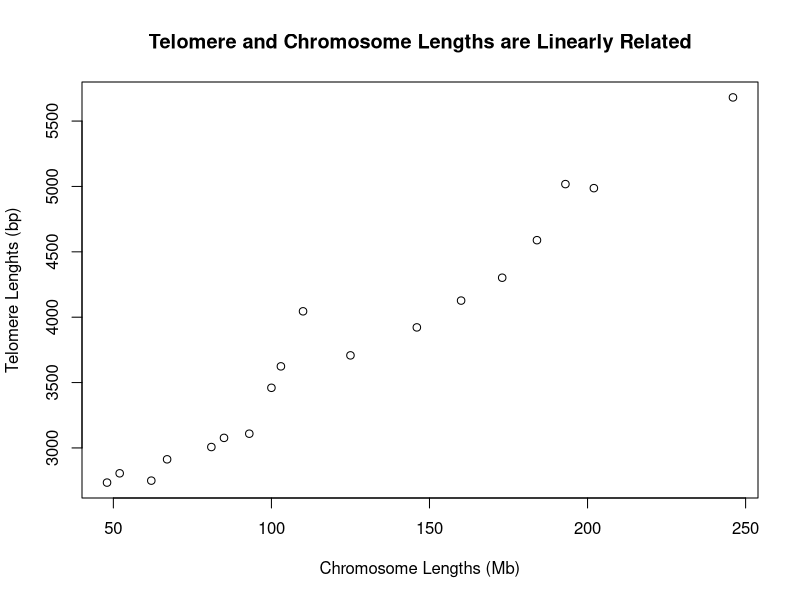
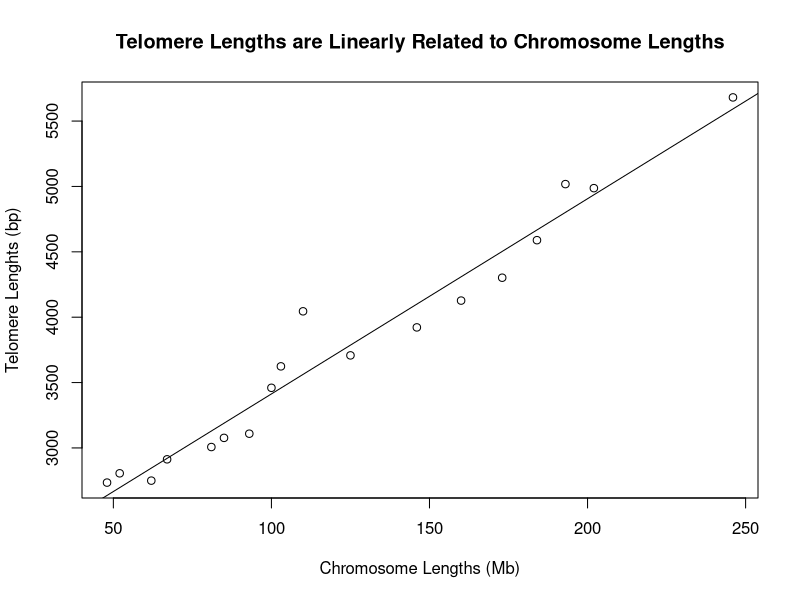
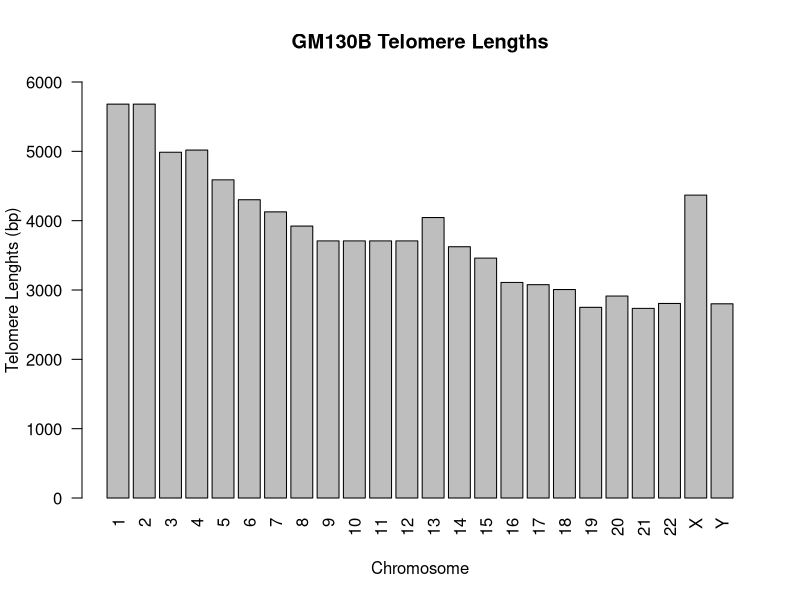
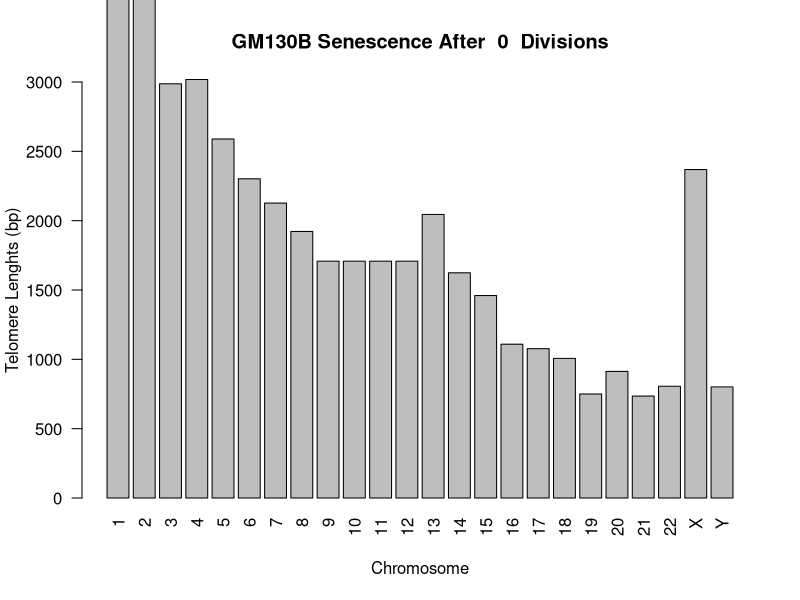
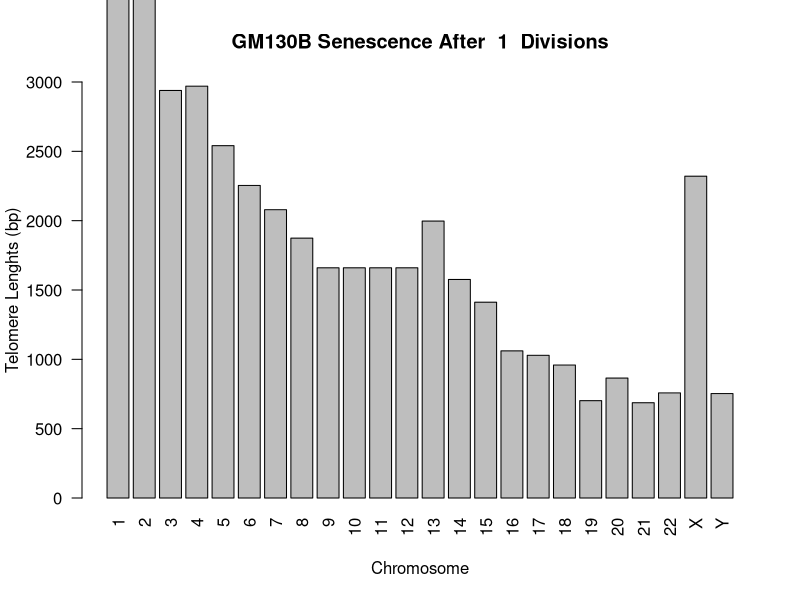
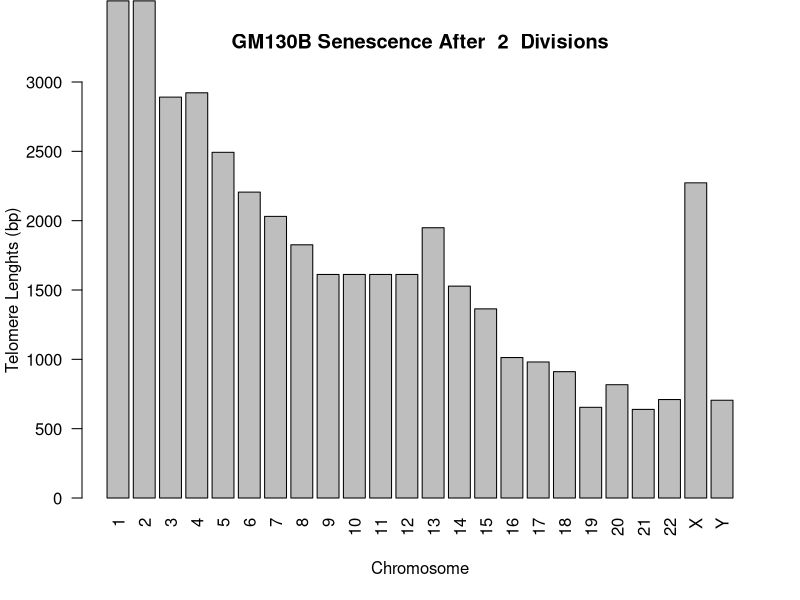
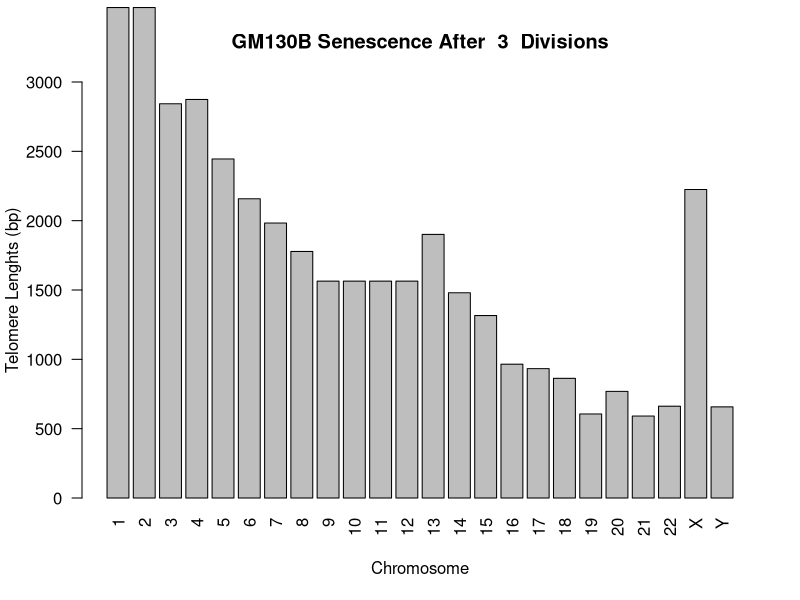
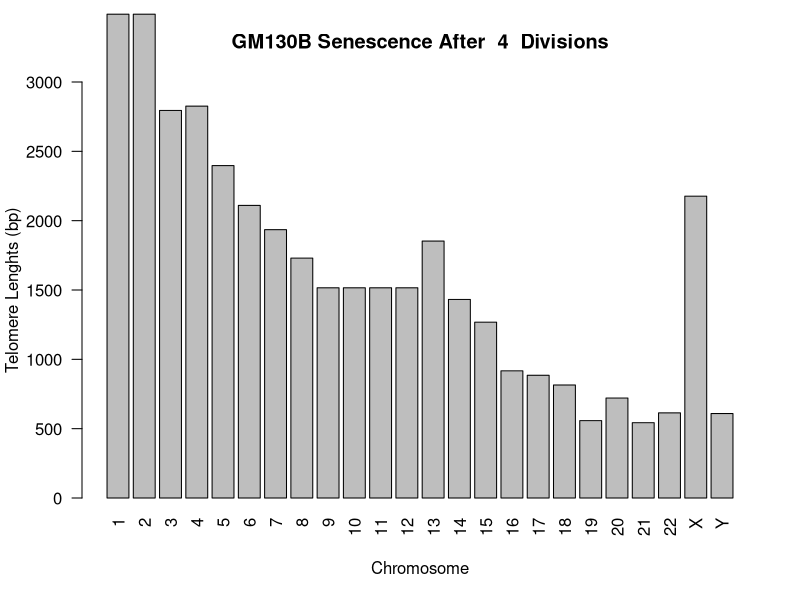

Source code (R) for these figures, in order:
## ---- chunk 1
# according to Suda 2002 there should be a linear relationship between chromosome length and telomere length
# Suda 2002 Table 1 chromosome size (megabases)
chromosome_lengths <- c(246, 202, 193, 184, 173, 160, 146, 125, 110, 103, 100, 93, 85, 81, 62, 67, 48, 52)
# Suda 2002 Table 1 telomere length (bp). This is after they subtacted 2000 bp (to remove subtelomeric region)
all_telomere_lengths <- c(5681, 5681, 4987, 5018, 4589, 4302, 4127, 3922, 3708,3708,3708,3708, 4045, 3624, 3460, 3109, 3077, 3007, 2750, 2913, 2735, 2806)
telomere_lengths <- c(5681, 4987, 5018, 4589, 4302, 4127, 3922, 3708, 4045, 3624, 3460, 3109, 3077, 3007, 2750, 2913, 2735, 2806)
# these should be 18 long cause that's how many rows Suda 2002 has
length(all_telomere_lengths)
length(chromosome_lengths)
length(telomere_lengths)

plot(chromosome_lengths, telomere_lengths, main ="Telomere and Chromosome Lengths are Linearly Related", xlab="Chromosome Lengths (Mb)", ylab="Telomere Lenghts (bp)")
## ---- chunk 2
# this is a linear regression of the variables
lm(telomere_lengths ~ chromosome_lengths)
## ---- chunk 3
# here I'm using abline to add the line of regression
# it looks good! 
plot(chromosome_lengths, telomere_lengths, main ="Telomere Lengths are Linearly Related to Chromosome Lengths", xlab="Chromosome Lengths (Mb)", ylab="Telomere Lenghts (bp)")
abline(1920.25, 14.93)
## ---- chunk 4
# AWESOME! The y = mx + b is y = 14.93x + 1920.25
# let's check the math here
# an x of 50 should 2750ish for y
14.93*50 + 1920.25
# an x of 250 should be 5500ish on the y
14.93*250 + 1920.25
## ---- chunk 5
# I'm assuming that this relationship will hold true for chromosomes X + Y
# AND that p/q is 1 in telomerase (CITATION NEEDED) and that it's fine
# to think of chromsomes 1+2 having equal telomere lengths AND that same deal for 9-12
# I need to calculate lengths for chromosome x and chromosome y
# Morton 1991 Parameters of the human genome Table 1 has data I can play with
# BUT, keep in mind that the chromosome Mb are slightly different from Suda 2002
# using y=mx+b to get x length
# NOTE that the Suda 2002 cell line is from a male, so it's XY
chromosome_X_length <- 14.93*164 + 1920.25
chromosome_X_length
# using y=mx+b to get y length
chromosome_Y_length <- 14.93*59 + 1920.25
chromosome_Y_length
# adding in the missing telomere lengths
chromosome_1_length <- telomere_lengths[1]
chromosome_2_length <- telomere_lengths[1]
chromosome_9_length <- telomere_lengths[8]
chromosome_10_length <- telomere_lengths[8]
chromosome_11_length <-telomere_lengths[8]
chromosome_12_length <- telomere_lengths[8]
## ---- chunk 6
# telomere_lengths is from Suda 2002. I wanna update it to have:
# individual lengths for C1+2
# individual lengths for C9-12
# individual lengths for X & Y 
# ^ REMEMBER that X and Y are on different pairs of chromosomes!!!
# So, the diploid chromosome would be missing C2, C10, C11, C12, and X (OR Y)
# that's 5 less than 23, so initial length should be 18
length(telomere_lengths)
telomere_lengths
## ---- chunk 7
# here's the complete list of lengths for autosomal chromosomes 1-22 and sex chromosomes x and y
chrom_1 <- chromosome_1_length
chrom_2 <- chromosome_2_length
chrom_3 <- telomere_lengths[2]
chrom_4 <- telomere_lengths[3]
chrom_5 <- telomere_lengths[4]
chrom_6 <- telomere_lengths[5]
chrom_7 <- telomere_lengths[6]
chrom_8 <- telomere_lengths[7]
chrom_9 <- chromosome_9_length
chrom_10 <- chromosome_10_length
chrom_11 <- chromosome_11_length
chrom_12 <- chromosome_12_length
chrom_13 <- telomere_lengths[9]
chrom_14 <- telomere_lengths[10]
chrom_15 <- telomere_lengths[11]
chrom_16 <- telomere_lengths[12]
chrom_17 <- telomere_lengths[13]
chrom_18 <- telomere_lengths[14]
chrom_19 <- telomere_lengths[15]
chrom_20 <- telomere_lengths[16]
chrom_21 <- telomere_lengths[17]
chrom_22 <- telomere_lengths[18]
# suda 2002 doesn't look into chromosomes x or y ... I might play with this later
chrom_X <- chromosome_X_length
chrom_Y <- chromosome_Y_length
test <- c(chrom_1, chrom_2, chrom_3, chrom_4, chrom_5, chrom_6, chrom_7, chrom_8, chrom_9, chrom_10, chrom_11, chrom_12,chrom_13,chrom_14,chrom_15,chrom_16,chrom_17,chrom_18,chrom_19,chrom_20, chrom_21, chrom_22, chrom_X, chrom_Y)
mean(test)
mean(test)-2000
min(test-2000)/48
mean(test-2000)/48
## ---- chunk 8
# this set has the X chromosome
#chromosome_pair_1_telomere_lengths <- c(chrom_1, chrom_2, chrom_3, chrom_4, chrom_5, chrom_6, chrom_7, chrom_8, chrom_9, chrom_10, chrom_11, chrom_12,chrom_13,chrom_14,chrom_15,chrom_16,chrom_17,chrom_18,chrom_19,chrom_20, chrom_21, chrom_22, chrom_X)
# this set has the Y chromosome
#chromosome_pair_2_telomere_lengths <- c(chrom_1, chrom_2, chrom_3, chrom_4, chrom_5, chrom_6, chrom_7, chrom_8, chrom_9, chrom_10, chrom_11, chrom_12,chrom_13,chrom_14,chrom_15,chrom_16,chrom_17,chrom_18,chrom_19,chrom_20, chrom_21, chrom_22, chrom_Y)
# this is just chromosomes 1-22 (it's what I'll be using)
#telomerase_chromosome_lengths <- c(chrom_1, chrom_2, chrom_3, chrom_4, chrom_5, chrom_6, chrom_7, chrom_8, chrom_9, chrom_10, chrom_11, chrom_12,chrom_13,chrom_14,chrom_15,chrom_16,chrom_17,chrom_18,chrom_19,chrom_20, chrom_21, chrom_22)
# removing 2, 10, 11, 12
#telomerase_chromosome_lengths <- c(chrom_1, chrom_3, chrom_4, chrom_5, chrom_6, chrom_7, chrom_8, chrom_9,chrom_13,chrom_14,chrom_15,chrom_16,chrom_17,chrom_18,chrom_19,chrom_20, chrom_21, chrom_22)
telomerase_chromosome_lengths <- c(chrom_1, chrom_2, chrom_3, chrom_4, chrom_5, chrom_6, chrom_7, chrom_8, chrom_9, chrom_10, chrom_11, chrom_12,chrom_13,chrom_14,chrom_15,chrom_16,chrom_17,chrom_18,chrom_19,chrom_20, chrom_21, chrom_22, chrom_X, chrom_Y)
## ---- chunk 9
# here are the labels for chromosome pair set 1 and set 2
#chromosome_pair_1_names <- c((1:22), "X")
#chromosome_pair_2_names <- c((1:22), "Y")
#telomerase_chromosome_names <- c(1:22)
# c(1:9) + c(13:22)
#one <- c(1)
#telomerase_chromosome_names <- c(1)
#three_through_nine <- c(3:9)
#thirteen_through_twenty_two <- c(13:22)
#telomerase_chromosome_names <- append(telomerase_chromosome_names, three_through_nine)
#telomerase_chromosome_names <- append(telomerase_chromosome_names, thirteen_through_twenty_two)
#telomerase_chromosome_names
#length(telomerase_chromosome_names)
telomerase_chromosome_names <- c((1:22), "X", "Y")
## ---- chunk 10
barplot(telomerase_chromosome_lengths, names.arg=telomerase_chromosome_names, las=2, main ="GM130B Telomere Lengths", xlab="Chromosome", ylab="Telomere Lenghts (bp)", ylim=c(0,6000))
## ---- chunk 11
# This models telomere shortening for Suda 2002
# assuming cell will stop dividing after the shortest telomere reaches 0 (or more -)
above_zero <- TRUE
division_number <- 0
# assuming subtelomere is 2000 bp
telomerase_chromosome_lengths_play <- telomerase_chromosome_lengths - 2000
while(above_zero) {
  #print(telomerase_chromosome_lengths_play)
  #print(division_number)
  barplot(telomerase_chromosome_lengths_play, names.arg=telomerase_chromosome_names, las=2, main = paste("GM130B Senescence After ", division_number, " Divisions"), xlab="Chromosome", ylab="Telomere Lenghts (bp)", ylim=c(0,3000))
  telomerase_chromosome_lengths_play <- telomerase_chromosome_lengths_play - 48
  division_number <- division_number + 1
  if(sum((telomerase_chromosome_lengths_play) < 0) > 0) {
    above_zero <- FALSE
  }
}
## ---- chunk 12
# This models telomere shortening for Suda 2002
# assuming cell will stop dividing after the AVERAGE telomere reaches 0 (or more -)
above_zero <- TRUE
division_number <- 0
# assuming subtelomere is 2000 bp
telomerase_chromosome_lengths_play <- telomerase_chromosome_lengths - 2000
while(above_zero) {
  #print(telomerase_chromosome_lengths_play)
  #print(division_number)
  barplot(telomerase_chromosome_lengths_play, names.arg=telomerase_chromosome_names, las=2, main = paste("GM130B Senescence After ", division_number, " Divisions"), xlab="Chromosome", ylab="Telomere Lenghts (bp)")
  telomerase_chromosome_lengths_play <- telomerase_chromosome_lengths_play - 48
  division_number <- division_number + 1
  if(sum(mean(telomerase_chromosome_lengths_play) < 0) > 0) {
    above_zero <- FALSE
  }
}
## ---- chunk 13
telomerase_chromosome_lengths_play <- telomerase_chromosome_lengths
#telomerase_chromosome_lengths_play
#mean(telomerase_chromosome_lengths)
#10000/max(telomerase_chromosome_lengths)
max(telomerase_chromosome_lengths_play) - min(telomerase_chromosome_lengths_play)
#sd(telomerase_chromosome_lengths_play)
telomerase_chromosome_lengths_START <- telomerase_chromosome_lengths * 10000/max(telomerase_chromosome_lengths)
#telomerase_chromosome_lengths_START
max(telomerase_chromosome_lengths_START) - min(telomerase_chromosome_lengths_START)

telomerase_chromosome_lengths_START <- telomerase_chromosome_lengths + 10000 - max(telomerase_chromosome_lengths)
max(telomerase_chromosome_lengths_START) - min(telomerase_chromosome_lengths_START)
## ---- chunk 14
# How long till senescence if starting max is 10K AND maintaining telomere lengths of GM130B?
above_five_thousand <- TRUE
division_number <- 0
telomerase_chromosome_lengths_play <- telomerase_chromosome_lengths_START
while(above_five_thousand) {
  
  #print(telomerase_chromosome_lengths_play)
  #print(division_number)
  barplot(telomerase_chromosome_lengths_play, names.arg=telomerase_chromosome_names, las=2, main = paste("hCell Telomere Shortening After ", division_number, " Divisions"), xlab="Chromosome", ylab="Telomere Lenghts (bp)", ylim=c(0,10000))
  abline(h=5000, col="red", lwd=3)
  abline(h=3000, col="black", lwd=3)
  division_number <- division_number + 1
  telomerase_chromosome_lengths_play <- telomerase_chromosome_lengths_play - 48
  if(sum(telomerase_chromosome_lengths_play < 5000) > 0) {
    above_five_thousand <- FALSE
  }
}
## ---- chunk 15
# testing out the telomerase idea
# this needs to evenly add telomerase to each telomere
telomerase_chromosome_lengths_play <- telomerase_chromosome_lengths_START
practice_short <- telomerase_chromosome_lengths_START - 5000
loop_lengths <- telomerase_chromosome_lengths_START - 5000
i <- 1
j <- 1
# 50 * 24 (1-22,x, y) = 1200
telomerase_bp_capability <- 1200
while(telomerase_bp_capability > 0){
  while(j < length(practice_short)){
    goal_length <- telomerase_chromosome_lengths_play[j]
    if(practice_short[j] < goal_length){
      loop_lengths[j] <- practice_short[j] + 50
    }
    j <- j + 1
  }
  #print(telomerase_bp_capability)
  #print(i)
  i <- i + 1
  telomerase_bp_capability <- telomerase_bp_capability - 50
}
telomerase_chromosome_lengths_START
practice_short
loop_lengths
## ---- chunk 16
# How long till senescence if starting max is 10K AND maintaining telomere lengths of GM130B?
# AND telomerase is periodically turned on? AND senescence checkpoints work.
# Telomerase extends the shortest telomeres first (Harley 2008, Cristofari 2006)
# I'm not worried about that when telomere shortening overpowers telomere lengthening
above_five_thousand <- TRUE
division_number <- 0
telomerase_chromosome_lengths_play <- telomerase_chromosome_lengths_START
while(above_five_thousand) {
  #print(telomerase_chromosome_lengths_play)
  #print(division_number)
  barplot(telomerase_chromosome_lengths_play, names.arg=telomerase_chromosome_names, las=2, main = paste("Trasient Telomerase Telomere Shortening After ", division_number, " Divisions"), xlab="Chromosome", ylab="Telomere Lenghts (bp)", ylim=c(0,10000))
  abline(h=5000, col="red", lwd=3)
  abline(h=3000, col="black", lwd=3)
  division_number <- division_number + 1
  telomerase_chromosome_lengths_play <- telomerase_chromosome_lengths_play - 48
  if(division_number %% 2){
    telomerase_chromosome_lengths_play <- telomerase_chromosome_lengths_play + 48
  }
  if(sum(telomerase_chromosome_lengths_play < 5000) > 0) {
    above_five_thousand <- FALSE
  }
  # this indicates immortality and I don't want a runaway while loop
  if(division_number > 100) {
    break
  }
}
## ---- chunk 17
# what about a cancer with telomerase always turned on?
# telomerase + cells still have the trimming mechanism turned on
# Pickett 2009  HT1090 +TEL stuck at 7.5 kb, HeLa stuck at 4.5 kb
# overexpression of hTER HeLa 8 kb, HT1080 hTR increasingly heteogenous 9.4 kb
# I could make a complicated function to make sure things stay matched, but you get the idea ...
# I'll just make shortening equal to lengthening
above_five_thousand <- TRUE
division_number <- 0
telomerase_chromosome_lengths_play <- telomerase_chromosome_lengths_START
while(above_five_thousand) {
  #print(telomerase_chromosome_lengths_play)
  #print(division_number)
  barplot(telomerase_chromosome_lengths_play, names.arg=telomerase_chromosome_names, las=2, main = paste("Immortalized Telomerase Telomere Shortening After ", division_number, " Divisions"), xlab="Chromosome", ylab="Telomere Lenghts (bp)", ylim=c(0,10000))
  abline(h=5000, col="red", lwd=3)
  abline(h=3000, col="black", lwd=3)
  division_number <- division_number + 1
  telomerase_chromosome_lengths_play <- telomerase_chromosome_lengths_play - 48
  telomerase_chromosome_lengths_play <- telomerase_chromosome_lengths_play + 48
  if(sum(telomerase_chromosome_lengths_play < 5000) > 0) {
    above_five_thousand <- FALSE
  }
  # this indicates immortality and I don't want a runaway while loop
  if(division_number > 300) {
    break
  }
}
## ---- chunk 18
B <- c(5, 3, 1, 8, 9, 4, 6)
cols <- rainbow(length(B))
percentlabels<- round(100*B/sum(B), 1)
pielabels<- paste(percentlabels, "%", sep="")
pie(B, main="My Best Piechart", col=cols, labels=pielabels, cex=0.8)
legend("topright", c("Mon","Tue","Wed","Thu","Fri","Sat","Sun"), cex=0.8, fill=cols)
## ---- chunk 19
# Conomos 2012 Figure S1 C HeLa
# Pie Chart with Percentages
slices <- c(889, 74, 0, 8, (94 + 8 + 6 + 7 + 4 + 2 + 471)) 
# lbls <- c("TTAGGG", "TCAGGG", "TTCGGG", "CTAGGG", "TGAGGG", "TTGGGG", "TAAGGG", "ATAGGG", "CTAGGG", "TTTGGG", "Other")
lbls <- c("TTAGGG", "TCAGGG", "TTCGGG", "CTAGGG", "Other")
pct <- round(slices/sum(slices)*100)
lbls <- paste(lbls, pct) # add percents to labels 
lbls <- paste(lbls,"%",sep="") # ad % to labels 
pie(slices,labels = lbls, col=rainbow(length(lbls)),
   main="Pie Chart of Countries")
## ---- chunk 20
# Conomos 2012 Figure S1 C
# Pie Chart with Percentages
slices <- c(889, 74, (0 + 8 + 94 + 8 + 6 + 7 + 4 + 2 + 471)) 
lbls <- c("TTAGGG", "TCAGGG", "Other")
pct <- round(slices/sum(slices)*100)
lbls <- paste(lbls, pct) # add percents to labels 
lbls <- paste(lbls,"%",sep="") # ad % to labels 
pie(slices,labels = lbls, col=rainbow(length(lbls)),
   main="HeLa Average Number of Telomeric Repeats")
## ---- chunk 21
# Conomos 2012 Figure S1 C
# Pie Chart with Percentages
slices <- c(10165, 4466, (528 + 332 + 241 + 108 + 76 + 73 + 63 + 31 + 3231)) 
lbls <- c("TTAGGG", "TCAGGG", "Other")
pct <- round(slices/sum(slices)*100)
lbls <- paste(lbls, pct) # add percents to labels 
lbls <- paste(lbls,"%",sep="") # ad % to labels 
pie(slices,labels = lbls, col=rainbow(length(lbls)),
   main="WI38-VA13/2RA Average Number of Telomeric Repeats")
## ---- chunk 22
# ALT chromosomes have different sizes for the p and q arms, so now I'll need to take those into account. 
# the length of one set of chromosomes should be 23
one_set_of_chromosomes <- c((1:22), "X")
length(one_set_of_chromosomes)
# list of autosome pairs and sex chromosomes should be 46 long
autosome_pairs_sex_chromosomes <- c("c1a1", "c2a1", "c3a1", "c4a1", "c5a1", "c6a1", "c7a1", "c8a1", "c9a1", "c10a1", "c11a1", "c12a1", "c13a1", "c14a1", "c15a1", "c16a1", "c17a1", "c18a1", "c19a1", "c20a1", "c21a1", "c22a1", "cX", "c1a2", "c2a2", "c3a2", "c4a2", "c5a2", "c6a2", "c7a2", "c8a2", "c9a2", "c102", "c11a2", "c12a2", "c13a2", "c142", "c15a2", "c16a2", "c172", "c18a2", "c19a2", "c20a2", "c21a2", "c22a2", "cY")
length(autosome_pairs_sex_chromosomes)
# list of autosome pairs and sex chromosomes AND both arms should be 92 long
#autosome_pairs_sex_chromosomes_and_arms <- c("c1a1p", "c2a1p", "c3a1p", "c4a1p", "c5a1p", "c6a1p", "c7a1p", "c8a1p", "c9a1p", "c10a1p", "c11a1p", "c12a1p", "c13a1p", "c14a1p", "c15a1p", "c16a1p", "c17a1p", "c18a1p", "c19a1p", "c20a1p", "c21a1p", "c22a1p", "cXp", "c1a2p", "c2a2p", "c3a2p", "c4a2p", "c5a2p", "c6a2p", "c7a2p", "c8a2p", "c9a2p", "c102p", "c11a2p", "c12a2p", "c13a2p", "c142p", "c15a2p", "c16a2p", "c172p", "c18a2p", "c19a2p", "c20a2p", "c21a2p", "c22a2p", "cYp", "c1a1q", "c2a1q", "c3a1q", "c4a1q", "c5a1q", "c6a1q", "c7a1q", "c8a1q", "c9a1q", "c10a1q", "c11a1q", "c12a1q", "c13a1q", "c14a1q", "c15a1q", "c16a1q", "c17a1q", "c18a1q", "c19a1q", "c20a1q", "c21a1q", "c22a1q", "cXq", "c1a2q", "c2a2q", "c3a2q", "c4a2q", "c5a2q", "c6a2q", "c7a2q", "c8a2q", "c9a2q", "c102q", "c11a2q", "c12a2q", "c13a2q", "c142q", "c15a2q", "c16a2q", "c172q", "c18a2q", "c19a2q", "c20a2q", "c21a2q", "c22a2q", "cYq")

# I want the order of chrom1a1p, chrom1a1q, chrom1a2p ... chromXp, chromXq, chrom1a2p, chrom1a2q ... chromYp, chromYp
# this list should be 92 long
autosome_pairs_sex_chromosomes_and_arms <- c("c1a1p", "c1a1q","c2a1p","c2a1q","c3a1p","c3a1q","c4a1p","c4a1q","c5a1p","c5a1q","c6a1p","c6a1q","c7a1p","c7a1q","c8a1p","c8a1q","c9a1p","c9a1q","c10a1p","c10a1q","c11a1p","c11a1q","c12a1p","c12a1q","c13a1p","c13a1q","c14a1p","c14a1q","c15a1p","c15a1q","c16a1p","c16a1q","c17a1p","c17a1q","c18a1p","c18a1q","c19a1p","c19a1q","c20a1p","c20a1q","c21a1p","c21a1q","c22a1p","c22a1q","cXp","cXq","c1a2p","c1a2q","c2a2p","c2a2q","c3a2p","c3a2q","c4a2p","c4a2q","c5a2p","c5a2q","c6a2p","c6a2q","c7a2q", "c8a2p","c8a2q","c7a2p","c9a2q","c9a2p","c102q","c102p","c11a2q","c11a2p","c12a2p","c12a2q", "c13a2p","c13a2q", "c142p","c142q", "c15a2p", "c15a2q","c16a2p","c16a2q","c172p","c172q","c18a2p","c18a2q","c19a2p", "c19a2q","c20a2p","c20a2q", "c21a2p","c21a2q","c22a2p","c22a2q","cYp","cYq")
length(autosome_pairs_sex_chromosomes_and_arms)
## ---- chunk 23
# Here are some of the inspiration papers for the model:
# Bryan 1995. ALT up to 50 kb (peaks at 10 and 50 kb)
# Henson 2002 less than 3kb to over 50 kb
# Murnane 1994 ALT cells sporadic +/- in telomere lengths up to 20 kb AND gradual erosion of 50 bp/ PD
# Yeager 1999 ALT pattern took 17 generations to escape culture w/clone
# LOTS OF CITATIONS FOR THIS up to 30% of ALT telomeres have undetectable telomeres MIGHT BE UNDETECTABLY SHORT CAUSE DIFF SEQUENCES
# 28 is J.N. Jeyapalan, A. Mendez-Bermudez, N. Zaffaroni, Y.E. Dubrova, N.J. Royle
# PERREM 2001 p/q arm ratios are off in ALT (p / q is 10 - 0.1)
# Henson 2010 Assaying and investigating Alternative Lengthening of Telomeres activity in human cells and cancers
# ALT makes the ratio of p/q weird. Expected to be unchanged if ALT turned off.
# Henson 2010 Assaying and investigating Alternative Lengthening of Telomeres activity in human cells and cancer
# Losses of chromosomes 13, X, and 22, gains of 2, 3, 5, and 20, and translocation/deletion events involving several common chromosomal fragile sites (CFSs) were recurrent.

# it creates a list of 92 telomeres that randomly range from 500 bp to 50,000 bp in size. 
# the p / q ratio is randomly chosen between 10 - 0.1
# p + q arm = total telomere length for the chromosome of interest

# it creates 92 telomeres
ALT_telomere_lengths <- vector("list", 92)
# these are placeholders for values that will be used throughout the program
current_telomere_length_total <- 0
current_telomere_length_Q <- 0
current_telomere_length_P <- 0
# i keeps track of the current interation. Note that each run has two iterations of adding to the tel length list
i <- 1
generate_ALT_telomeres <- function() {
  # runs for 46 items (cause 92 total and creating p and q w/ each loop)
  for(length in 1:46){
    # determine the total telomere length between 500 and 50,000 bp
    current_telomere_length <- runif(1, min=500, max=50000)
    # determine the p/q ratio between 0.1 and 10
    P_to_Q_ratio <- runif(1, 0.1, 10)
    # get the q arm length. This is some cool math! BUT, it might not be obvious
    # there are two formulas here
    # 1) p arm + q arm = total length
    # 2) p arm / q arm = ratio => p arm = ratio * q arm
    # substituting 2 into 1: ratio * q arm + q arm = total length
    current_telomere_length_Q <- current_telomere_length/(P_to_Q_ratio+1)
    # get the p arm length
    current_telomere_length_P <- current_telomere_length - current_telomere_length_Q
    # get the sum (this number is already known. I'm using it for error checking)
    current_sum_p_q <- current_telomere_length_Q+current_telomere_length_P
    # get the p/q ratio (this number is already known. I'm using it for error checking)
    determine_P_to_Q_ratio <- current_telomere_length_P / current_telomere_length_Q
    # print out the math to check by hand
    print(paste("current total length is ", current_telomere_length, "Q is ", current_telomere_length_Q, "P is ", current_telomere_length_P, " sum is ", current_sum_p_q))
    print(paste("current P_to_Q_ratio is ", P_to_Q_ratio, "Q is ", current_telomere_length_Q, "P is ", current_telomere_length_P, " P_to_Q_ratio is ", determine_P_to_Q_ratio))
    print("")
    # store current p and q arms
    ALT_telomere_lengths[i] <- current_telomere_length_P 
    i <- i + 1
    ALT_telomere_lengths[i] <- current_telomere_length_Q
    i <- i + 1
  }
  return(ALT_telomere_lengths)
}
ALT_telomere_lengths <- generate_ALT_telomeres()
## ---- chunk 24
# This is a disgusting mess of overhwelming data
# I should look at individual pairs of chromosomes
barplot(as.numeric(ALT_telomere_lengths), names.arg=autosome_pairs_sex_chromosomes_and_arms, las=2, main="ALT+ Telomere Lengths for Chromosomes", xlab="Chromosome", ylab="Telomere Lengths (bp)", ylim=c(0,50000))
abline(h=5000, col="red", lwd=3)
abline(h=3000, col="black", lwd=3)
## ---- chunk 25
# This is a disgusting mess of overhwelming data
# I should look at individual pairs of chromosomes
barplot(as.numeric(ALT_telomere_lengths), las=2, main="ALT+ Telomere Lengths for Chromosomes", ylim=c(0,50000))
abline(h=5000, col="red", lwd=3)
abline(h=3000, col="black", lwd=3)
## ---- chunk 26
barplot(as.numeric(ALT_telomere_lengths[1:46]), names.arg=autosome_pairs_sex_chromosomes_and_arms[1:46], las=2, main="ALT+ Telomere Lengths for Chromosomes", ylab="Telomere Lengths (bp)", ylim=c(0,50000))
abline(h=5000, col="red", lwd=3)
abline(h=3000, col="black", lwd=3)
## ---- chunk 27
barplot(as.numeric(ALT_telomere_lengths[47:92]), names.arg=autosome_pairs_sex_chromosomes_and_arms[47:92], las=2, main="ALT+ Telomere Lengths for Chromosomes", ylab="Telomere Lengths (bp)", ylim=c(0,50000))
abline(h=5000, col="red", lwd=3)
abline(h=3000, col="black", lwd=3)
## ---- chunk 28
# Here are some of the inspiration papers for the model:
# Bryan 1995. ALT up to 50 kb (peaks at 10 and 50 kb)
# Henson 2002 less than 3kb to over 50 kb
# Murnane 1994 ALT cells sporadic +/- in telomere lengths up to 20 kb AND gradual erosion of 50 bp/ PD
# Yeager 1999 ALT pattern took 17 generations to escape culture w/clone
# LOTS OF CITATIONS FOR THIS up to 30% of ALT telomeres have undetectable telomeres MIGHT BE UNDETECTABLY SHORT CAUSE DIFF SEQUENCES
# 28 is J.N. Jeyapalan, A. Mendez-Bermudez, N. Zaffaroni, Y.E. Dubrova, N.J. Royle
# PERREM 2001 p/q arm ratios are off in ALT (p / q is 10 - 0.1)
# Henson 2010 Assaying and investigating Alternative Lengthening of Telomeres activity in human cells and cancers
# ALT makes the ratio of p/q weird. Expected to be unchanged if ALT turned off.
# Henson 2010 Assaying and investigating Alternative Lengthening of Telomeres activity in human cells and cancer
# Losses of chromosomes 13, X, and 22, gains of 2, 3, 5, and 20, and translocation/deletion events involving several common chromosomal fragile sites (CFSs) were recurrent.
# Sakellariouo 2013 chromosomal gains == loses

# prevents telomeres from growing > 50 kb
# maintains p/q ration to 10 - 0.1
# sporadic +/- telomere lengths up to 20 kb and gradual erosion of 50 bp / PD
# loses a chromosome if telomere length goes below 0
# gains a chromosome 
